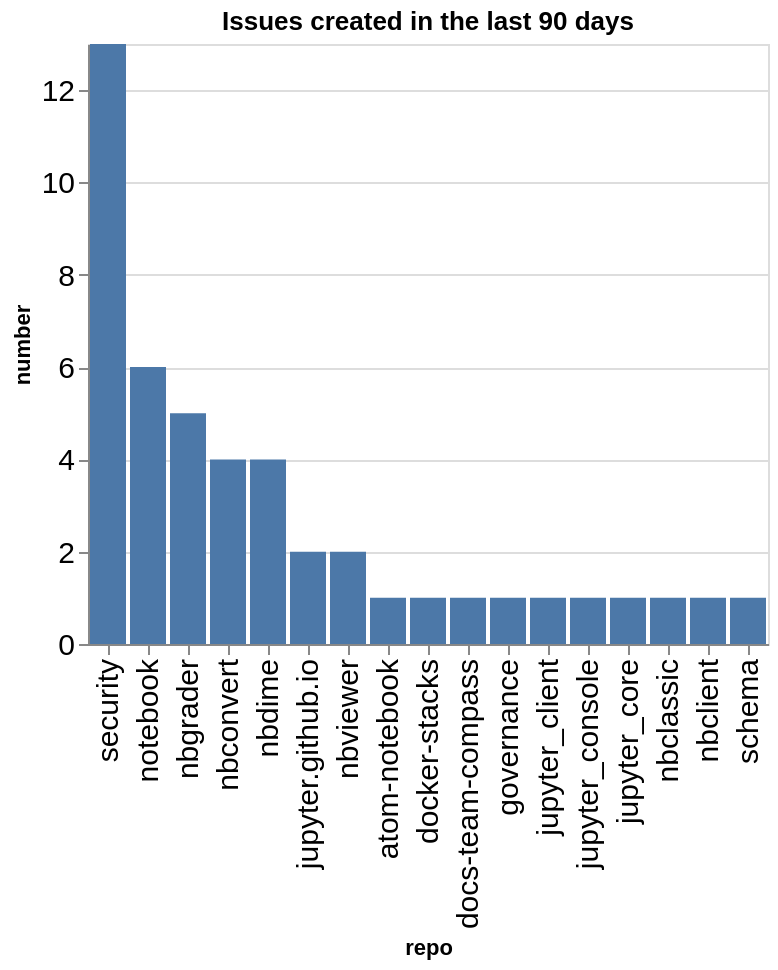

The notebook cell saved with this chart:
### Code cell
created_counts = created.groupby(['org', 'repo']).count()['number'].reset_index()
created_counts['org/repo'] = created_counts.apply(lambda a: a['org'] + '/' + a['repo'], axis=1)
sorted_vals = created_counts.sort_values(['org', 'number'], ascending=False)['repo'].values
alt.Chart(data=created_counts, title=f"Issues created in the last {n_days} days").mark_bar().encode(
    x=alt.X('repo', sort=alt.Sort(sorted_vals.tolist())),
    y='number',
)

### Figure 1 — Vega-Lite specification as saved in the notebook (floating-point values rounded to 4 significant figures)
{"config": {"axisLeft": {"labelFontSize": 15}, "axisBottom": {"labelFontSize": 15}}, "data": {"name": "data-65f8a48ddcb1b8db3f87ff2618bf1932"}, "mark": {"type": "bar"}, "encoding": {"x": {"field": "repo", "sort": ["security", "notebook", "nbgrader", "nbconvert", "nbdime", "jupyter.github.io", "nbviewer", "atom-notebook", "docker-stacks", "docs-team-compass", "governance", "jupyter_client", "jupyter_console", "jupyter_core", "nbclassic", "nbclient", "schema"], "type": "nominal"}, "y": {"field": "number", "type": "quantitative"}}, "title": "Issues created in the last 90 days", "$schema": "https://vega.github.io/schema/vega-lite/v5.20.1.json", "datasets": {"data-65f8a48ddcb1b8db3f87ff2618bf1932": [{"org": "jupyter", "repo": "atom-notebook", "number": 1, "org/repo": "jupyter/atom-notebook"}, {"org": "jupyter", "repo": "docker-stacks", "number": 1, "org/repo": "jupyter/docker-stacks"}, {"org": "jupyter", "repo": "docs-team-compass", "number": 1, "org/repo": "jupyter/docs-team-compass"}, {"org": "jupyter", "repo": "governance", "number": 1, "org/repo": "jupyter/governance"}, {"org": "jupyter", "repo": "jupyter.github.io", "number": 2, "org/repo": "jupyter/jupyter.github.io"}, {"org": "jupyter", "repo": "jupyter_client", "number": 1, "org/repo": "jupyter/jupyter_client"}, {"org": "jupyter", "repo": "jupyter_console", "number": 1, "org/repo": "jupyter/jupyter_console"}, {"org": "jupyter", "repo": "jupyter_core", "number": 1, "org/repo": "jupyter/jupyter_core"}, {"org": "jupyter", "repo": "nbclassic", "number": 1, "org/repo": "jupyter/nbclassic"}, {"org": "jupyter", "repo": "nbclient", "number": 1, "org/repo": "jupyter/nbclient"}, {"org": "jupyter", "repo": "nbconvert", "number": 4, "org/repo": "jupyter/nbconvert"}, {"org": "jupyter", "repo": "nbdime", "number": 4, "org/repo": "jupyter/nbdime"}, {"org": "jupyter", "repo": "nbgrader", "number": 5, "org/repo": "jupyter/nbgrader"}, {"org": "jupyter", "repo": "nbviewer", "number": 2, "org/repo": "jupyter/nbviewer"}, {"org": "jupyter", "repo": "notebook", "number": 6, "org/repo": "jupyter/notebook"}, {"org": "jupyter", "repo": "schema", "number": 1, "org/repo": "jupyter/schema"}, {"org": "jupyter", "repo": "security", "number": 13, "org/repo": "jupyter/security"}]}}
